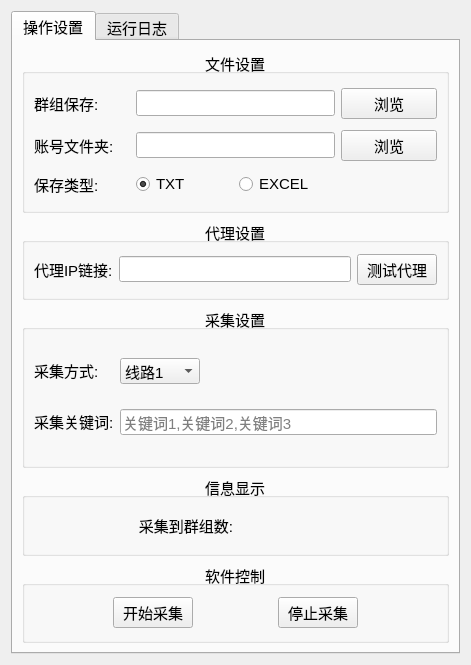
<?xml version="1.0" encoding="UTF-8"?>
<ui version="4.0">
 <class>Form</class>
 <widget class="QWidget" name="Form">
  <property name="geometry">
   <rect>
    <x>0</x>
    <y>0</y>
    <width>471</width>
    <height>665</height>
   </rect>
  </property>
  <property name="windowTitle">
   <string>Form</string>
  </property>
  <layout class="QGridLayout" name="gridLayout">
   <item row="0" column="0">
    <widget class="QTabWidget" name="tabWidget">
     <property name="font">
      <font>
       <pointsize>11</pointsize>
      </font>
     </property>
     <property name="currentIndex">
      <number>0</number>
     </property>
     <widget class="QWidget" name="tab">
      <attribute name="title">
       <string>操作设置</string>
      </attribute>
      <layout class="QGridLayout" name="gridLayout_8" rowstretch="2,1,2,1,1">
       <item row="0" column="0">
        <widget class="QGroupBox" name="groupBox">
         <property name="font">
          <font>
           <pointsize>11</pointsize>
          </font>
         </property>
         <property name="title">
          <string>文件设置</string>
         </property>
         <property name="alignment">
          <set>Qt::AlignCenter</set>
         </property>
         <layout class="QGridLayout" name="gridLayout_2">
          <item row="0" column="0">
           <widget class="QLabel" name="label">
            <property name="text">
             <string>群组保存:</string>
            </property>
           </widget>
          </item>
          <item row="0" column="1" colspan="2">
           <widget class="QLineEdit" name="lineEdit_url">
            <property name="text">
             <string/>
            </property>
           </widget>
          </item>
          <item row="0" column="3">
           <widget class="QPushButton" name="pushButton_url">
            <property name="text">
             <string>浏览</string>
            </property>
           </widget>
          </item>
          <item row="1" column="0">
           <widget class="QLabel" name="label_2">
            <property name="text">
             <string>账号文件夹:</string>
            </property>
           </widget>
          </item>
          <item row="1" column="1" colspan="2">
           <widget class="QLineEdit" name="lineEdit_session"/>
          </item>
          <item row="1" column="3">
           <widget class="QPushButton" name="pushButton_session">
            <property name="text">
             <string>浏览</string>
            </property>
           </widget>
          </item>
          <item row="2" column="0">
           <widget class="QLabel" name="label_4">
            <property name="text">
             <string>保存类型:</string>
            </property>
           </widget>
          </item>
          <item row="2" column="1">
           <widget class="QRadioButton" name="radioButton_txt">
            <property name="text">
             <string>TXT</string>
            </property>
            <property name="checked">
             <bool>true</bool>
            </property>
           </widget>
          </item>
          <item row="2" column="2">
           <widget class="QRadioButton" name="radioButton_excel">
            <property name="text">
             <string>EXCEL</string>
            </property>
           </widget>
          </item>
         </layout>
        </widget>
       </item>
       <item row="1" column="0">
        <widget class="QGroupBox" name="groupBox_3">
         <property name="font">
          <font>
           <pointsize>11</pointsize>
          </font>
         </property>
         <property name="title">
          <string>代理设置</string>
         </property>
         <property name="alignment">
          <set>Qt::AlignCenter</set>
         </property>
         <layout class="QGridLayout" name="gridLayout_3">
          <item row="0" column="1" colspan="2">
           <widget class="QLineEdit" name="lineEdit_ip"/>
          </item>
          <item row="0" column="0">
           <widget class="QLabel" name="label_3">
            <property name="sizePolicy">
             <sizepolicy hsizetype="Fixed" vsizetype="Preferred">
              <horstretch>0</horstretch>
              <verstretch>0</verstretch>
             </sizepolicy>
            </property>
            <property name="text">
             <string>代理IP链接:</string>
            </property>
           </widget>
          </item>
          <item row="0" column="3">
           <widget class="QPushButton" name="pushButton_ip">
            <property name="sizePolicy">
             <sizepolicy hsizetype="Fixed" vsizetype="Fixed">
              <horstretch>0</horstretch>
              <verstretch>0</verstretch>
             </sizepolicy>
            </property>
            <property name="text">
             <string>测试代理</string>
            </property>
           </widget>
          </item>
         </layout>
        </widget>
       </item>
       <item row="2" column="0">
        <widget class="QGroupBox" name="groupBox_2">
         <property name="font">
          <font>
           <pointsize>11</pointsize>
          </font>
         </property>
         <property name="title">
          <string>采集设置</string>
         </property>
         <property name="alignment">
          <set>Qt::AlignCenter</set>
         </property>
         <layout class="QGridLayout" name="gridLayout_4">
          <item row="0" column="0">
           <widget class="QLabel" name="label_5">
            <property name="sizePolicy">
             <sizepolicy hsizetype="Preferred" vsizetype="Fixed">
              <horstretch>0</horstretch>
              <verstretch>0</verstretch>
             </sizepolicy>
            </property>
            <property name="text">
             <string>采集方式:</string>
            </property>
           </widget>
          </item>
          <item row="0" column="1">
           <widget class="QComboBox" name="comboBox_collect_type">
            <property name="sizePolicy">
             <sizepolicy hsizetype="Fixed" vsizetype="Fixed">
              <horstretch>0</horstretch>
              <verstretch>0</verstretch>
             </sizepolicy>
            </property>
            <property name="minimumSize">
             <size>
              <width>80</width>
              <height>0</height>
             </size>
            </property>
            <item>
             <property name="text">
              <string>线路1</string>
             </property>
            </item>
            <item>
             <property name="text">
              <string>线路2</string>
             </property>
            </item>
           </widget>
          </item>
          <item row="1" column="0">
           <widget class="QLabel" name="label_6">
            <property name="sizePolicy">
             <sizepolicy hsizetype="Preferred" vsizetype="Fixed">
              <horstretch>0</horstretch>
              <verstretch>0</verstretch>
             </sizepolicy>
            </property>
            <property name="text">
             <string>采集关键词:</string>
            </property>
           </widget>
          </item>
          <item row="1" column="1">
           <widget class="QLineEdit" name="lineEdit_keyword">
            <property name="text">
             <string/>
            </property>
            <property name="placeholderText">
             <string>关键词1,关键词2,关键词3</string>
            </property>
           </widget>
          </item>
         </layout>
        </widget>
       </item>
       <item row="3" column="0">
        <widget class="QGroupBox" name="groupBox_6">
         <property name="font">
          <font>
           <pointsize>11</pointsize>
          </font>
         </property>
         <property name="title">
          <string>信息显示</string>
         </property>
         <property name="alignment">
          <set>Qt::AlignCenter</set>
         </property>
         <layout class="QGridLayout" name="gridLayout_7">
          <item row="0" column="0">
           <layout class="QHBoxLayout" name="horizontalLayout_3">
            <item>
             <widget class="QLabel" name="label_9">
              <property name="sizePolicy">
               <sizepolicy hsizetype="Preferred" vsizetype="Fixed">
                <horstretch>0</horstretch>
                <verstretch>0</verstretch>
               </sizepolicy>
              </property>
              <property name="text">
               <string>采集到群组数:</string>
              </property>
              <property name="alignment">
               <set>Qt::AlignRight|Qt::AlignTrailing|Qt::AlignVCenter</set>
              </property>
             </widget>
            </item>
            <item>
             <widget class="QLabel" name="label_collect_count">
              <property name="sizePolicy">
               <sizepolicy hsizetype="Preferred" vsizetype="Fixed">
                <horstretch>0</horstretch>
                <verstretch>0</verstretch>
               </sizepolicy>
              </property>
              <property name="text">
               <string/>
              </property>
             </widget>
            </item>
           </layout>
          </item>
         </layout>
        </widget>
       </item>
       <item row="4" column="0">
        <widget class="QGroupBox" name="groupBox_8">
         <property name="font">
          <font>
           <pointsize>11</pointsize>
          </font>
         </property>
         <property name="title">
          <string>软件控制</string>
         </property>
         <property name="alignment">
          <set>Qt::AlignCenter</set>
         </property>
         <layout class="QGridLayout" name="gridLayout_9">
          <item row="0" column="0">
           <widget class="QPushButton" name="pushButton_start">
            <property name="sizePolicy">
             <sizepolicy hsizetype="Fixed" vsizetype="Fixed">
              <horstretch>0</horstretch>
              <verstretch>0</verstretch>
             </sizepolicy>
            </property>
            <property name="text">
             <string>开始采集</string>
            </property>
           </widget>
          </item>
          <item row="0" column="1">
           <widget class="QPushButton" name="pushButton_stop">
            <property name="sizePolicy">
             <sizepolicy hsizetype="Fixed" vsizetype="Fixed">
              <horstretch>0</horstretch>
              <verstretch>0</verstretch>
             </sizepolicy>
            </property>
            <property name="text">
             <string>停止采集</string>
            </property>
           </widget>
          </item>
         </layout>
        </widget>
       </item>
      </layout>
     </widget>
     <widget class="QWidget" name="tab_2">
      <attribute name="title">
       <string>运行日志</string>
      </attribute>
      <layout class="QGridLayout" name="gridLayout_11">
       <item row="0" column="0">
        <widget class="QGroupBox" name="groupBox_7">
         <property name="font">
          <font>
           <pointsize>11</pointsize>
          </font>
         </property>
         <property name="title">
          <string>运行日志</string>
         </property>
         <property name="alignment">
          <set>Qt::AlignCenter</set>
         </property>
         <layout class="QGridLayout" name="gridLayout_10">
          <item row="0" column="0">
           <widget class="QTextEdit" name="textEdit_log">
            <property name="readOnly">
             <bool>true</bool>
            </property>
            <property name="placeholderText">
             <string>程序运行日志:</string>
            </property>
           </widget>
          </item>
         </layout>
        </widget>
       </item>
      </layout>
     </widget>
    </widget>
   </item>
  </layout>
 </widget>
 <resources/>
 <connections/>
</ui>
